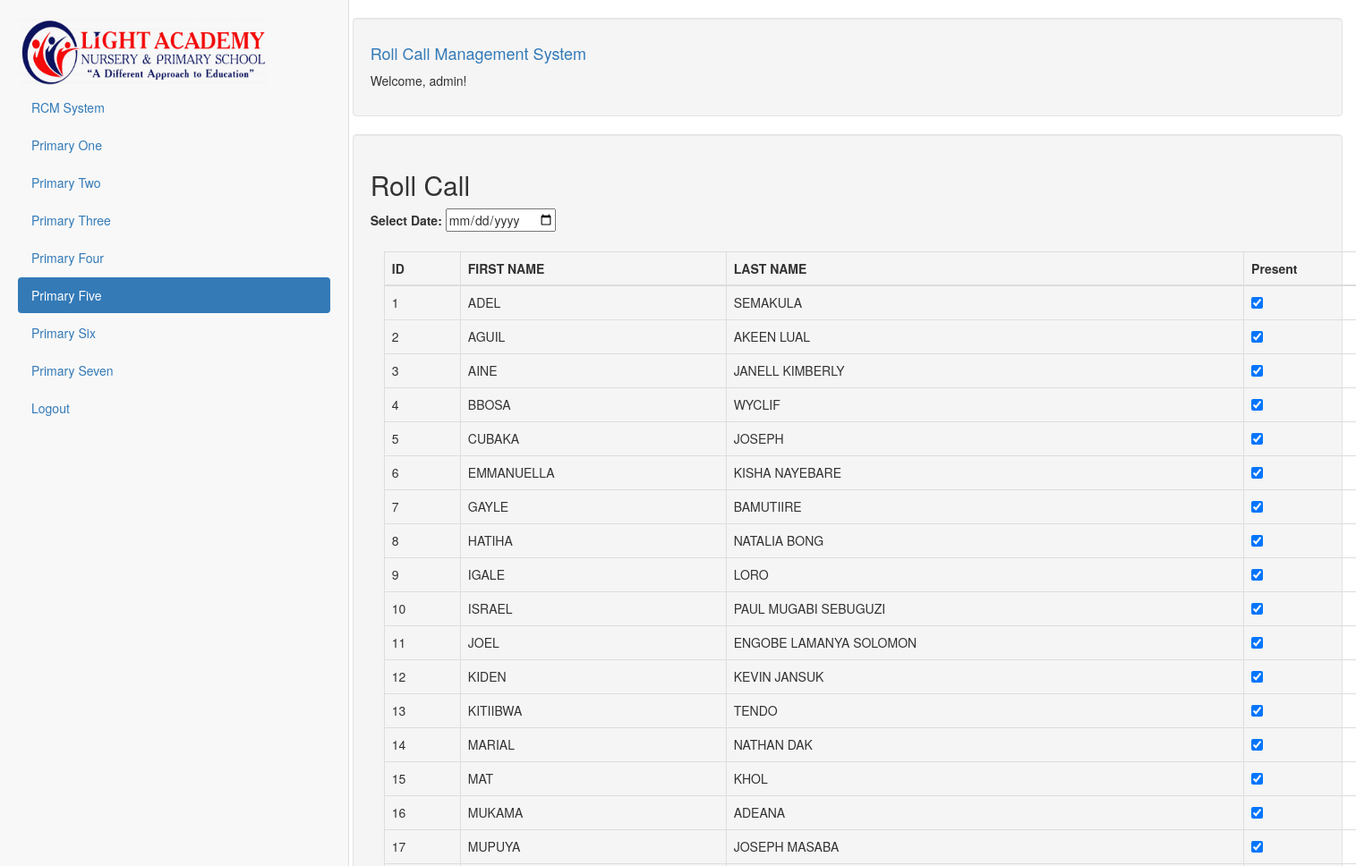
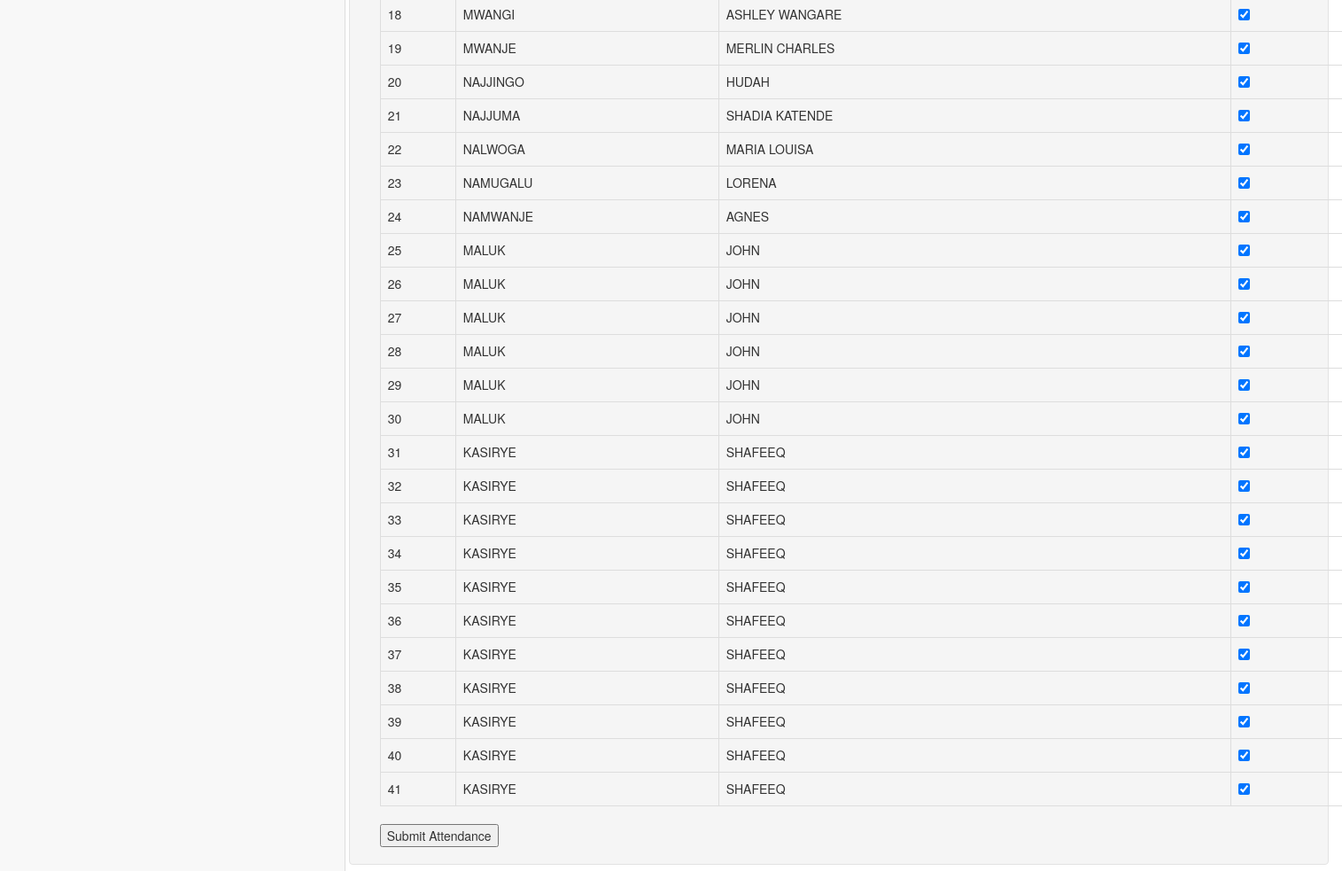
Screenshot of /pri5_roll_call.php (signed in) with the database file from the repository (2 pictures, top to bottom).
### tables this page shows
CREATE TABLE `primary5` (
  `id` int(11) NOT NULL,
  `first_name` varchar(50) NOT NULL,
  `last_name` varchar(50) NOT NULL
);

### pri5_roll_call.php (the view, shortened to what this page needs)
<!DOCTYPE html>
<html lang="en">
<head>
  <link rel="stylesheet" href="https://maxcdn.bootstrapcdn.com/bootstrap/3.4.1/css/bootstrap.min.css">
</head>
<body>
<div class="container-fluid">
  <div class="row content">
    <div class="col-sm-3 sidenav hidden-xs">
        <div class="fixed-sidebar">
      <img src="lanps_logo.png">
      <ul class="nav nav-pills nav-stacked">
        <li ><a href="homepage.php">RCM System</a></li>
        <li ><a href="primaryone.php">Primary One</a></li>
        <li ><a href="primarytwo.php">Primary Two</a></li>
        <li ><a href="primarythree.php">Primary Three</a></li>
        <li><a href="primaryfour.php">Primary Four</a></li>
        <li class="active"><a href="primaryfive.php">Primary Five</a></li>
        <li><a href="primarysix.php">Primary Six</a></li>
        <li><a href="primaryseven.php">Primary Seven</a></li>
          <li><a href="logout.php">Logout</a></li>
      </ul><br>
    </div>
  </div>
    <br>
    <div class="col-sm-9">
      <div class="well">
        <h4 class="text-primary">Roll Call Management System</h4>
         <p>Welcome, <?php echo htmlspecialchars($_SESSION['username']); ?>!</p>
      </div>
      <div class="row">
        <div class="col-sm-12" >
          <div class="well bg-info text-white">
 <?php
$host = "localhost";
$db_name = "roll_call_system";
$username = "root";
$password = "";
$conn = new mysqli($host, $username, $password, $db_name);
$primary5 = [];
$sql = "SELECT * FROM primary5";
$result = $conn->query($sql);
if ($result->num_rows > 0) {
    while($row = $result->fetch_assoc()) {
        $primary5[] = $row;
    }
}
?>
<!DOCTYPE html>
<html lang="en">
<head>
</head>
<body>
<h2>Roll Call</h2>
<form action="" method="POST">
    <label for="date">Select Date:</label>
    <input type="date" name="date" id="date" required><br><br>
<div class="container">
    <table class="table table-bordered">
        <thead>
            <tr><th> ID </th>
                <th>FIRST NAME</th>
                <th>LAST NAME</th>
                <th>Present</th>
            </tr>
        </thead>
        <tbody>
            <?php foreach ($primary5 as $student): ?>
                <tr>
                  <td><?php echo $student['id']  ?></td>
                    <td><?php echo $student['first_name']; ?> </td>
                    <td> <?php echo $student['last_name']; ?></td>
                    <td>
                        <input type="checkbox" name="student_<?php echo $student['id']; ?>" checked>
                    </td>
                </tr>
            <?php endforeach; ?>
        </tbody>
    </table>
    <input type="submit" value="Submit Attendance">
</form>
        </div>
        </div>
</body>
</html>

### pri5_roll_call.php (style rules this page uses)
.row.content { height: 550px }
.sidenav { background-color: white; height: 100%; }
.fixed-sidebar { position: fixed; top: 0; left: 0; width: 390px; height: 100%; background-color: #f8f8f8; border-right: 1px solid #ddd; padding: 20px; }
img { height: 80px; width: 80%; }

### rows the page displays
primary5: id "1", first_name "ADEL", last_name "SEMAKULA"
primary5: id "2", first_name "AGUIL", last_name "AKEEN LUAL"
primary5: id "3", first_name "AINE", last_name "JANELL KIMBERLY"
primary5: id "4", first_name "BBOSA", last_name "WYCLIF"
primary5: id "5", first_name "CUBAKA", last_name "JOSEPH"
primary5: id "6", first_name "EMMANUELLA", last_name "KISHA NAYEBARE"
primary5: id "7", first_name "GAYLE", last_name "BAMUTIIRE"
primary5: id "8", first_name "HATIHA", last_name "NATALIA BONG"
primary5: id "9", first_name "IGALE", last_name "LORO"
primary5: id "10", first_name "ISRAEL", last_name "PAUL MUGABI SEBUGUZI"
primary5: id "11", first_name "JOEL", last_name "ENGOBE LAMANYA SOLOMON"
primary5: id "12", first_name "KIDEN", last_name "KEVIN JANSUK"
primary5: id "13", first_name "KITIIBWA", last_name "TENDO"
primary5: id "14", first_name "MARIAL", last_name "NATHAN DAK"
primary5: id "15", first_name "MAT", last_name "KHOL"
primary5: id "16", first_name "MUKAMA", last_name "ADEANA"
primary5: id "17", first_name "MUPUYA", last_name "JOSEPH MASABA"
primary5: id "18", first_name "MWANGI", last_name "ASHLEY WANGARE"
primary5: id "19", first_name "MWANJE", last_name "MERLIN CHARLES"
primary5: id "20", first_name "NAJJINGO", last_name "HUDAH"
primary5: id "21", first_name "NAJJUMA", last_name "SHADIA KATENDE"
primary5: id "22", first_name "NALWOGA", last_name "MARIA LOUISA"
primary5: id "23", first_name "NAMUGALU", last_name "LORENA"
primary5: id "24", first_name "NAMWANJE", last_name "AGNES"
primary5: id "25", first_name "MALUK", last_name "JOHN"
primary5: id "26", first_name "MALUK", last_name "JOHN"
primary5: id "27", first_name "MALUK", last_name "JOHN"
primary5: id "28", first_name "MALUK", last_name "JOHN"
primary5: id "29", first_name "MALUK", last_name "JOHN"
primary5: id "30", first_name "MALUK", last_name "JOHN"
primary5: id "31", first_name "KASIRYE", last_name "SHAFEEQ"
primary5: id "32", first_name "KASIRYE", last_name "SHAFEEQ"
primary5: id "33", first_name "KASIRYE", last_name "SHAFEEQ"
primary5: id "34", first_name "KASIRYE", last_name "SHAFEEQ"
primary5: id "35", first_name "KASIRYE", last_name "SHAFEEQ"
primary5: id "36", first_name "KASIRYE", last_name "SHAFEEQ"
primary5: id "37", first_name "KASIRYE", last_name "SHAFEEQ"
primary5: id "38", first_name "KASIRYE", last_name "SHAFEEQ"
primary5: id "39", first_name "KASIRYE", last_name "SHAFEEQ"
primary5: id "40", first_name "KASIRYE", last_name "SHAFEEQ"
primary5: id "41", first_name "KASIRYE", last_name "SHAFEEQ"

### other values shown
$_SESSION['username'] "admin"
